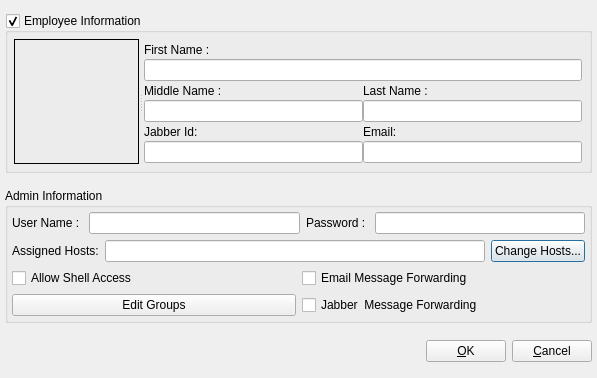
<?xml version="1.0" encoding="UTF-8"?>
<ui version="4.0">
 <class>UserDialogUI</class>
 <widget class="QDialog" name="UserDialogUI">
  <property name="geometry">
   <rect>
    <x>0</x>
    <y>0</y>
    <width>597</width>
    <height>378</height>
   </rect>
  </property>
  <property name="windowTitle">
   <string>User Info</string>
  </property>
  <layout class="QVBoxLayout">
   <property name="spacing">
    <number>7</number>
   </property>
   <property name="margin">
    <number>5</number>
   </property>
   <item>
    <widget class="QGroupBox" name="mEmployeeGroup">
     <property name="sizePolicy">
      <sizepolicy hsizetype="MinimumExpanding" vsizetype="Fixed">
       <horstretch>0</horstretch>
       <verstretch>0</verstretch>
      </sizepolicy>
     </property>
     <property name="minimumSize">
      <size>
       <width>448</width>
       <height>155</height>
      </size>
     </property>
     <property name="title">
      <string>Employee Information</string>
     </property>
     <property name="checkable">
      <bool>true</bool>
     </property>
     <layout class="QHBoxLayout">
      <property name="spacing">
       <number>0</number>
      </property>
      <property name="margin">
       <number>6</number>
      </property>
      <item>
       <widget class="QSplitter" name="splitter">
        <property name="orientation">
         <enum>Qt::Horizontal</enum>
        </property>
        <widget class="QLabel" name="mPixmapLabel">
         <property name="sizePolicy">
          <sizepolicy hsizetype="Fixed" vsizetype="Fixed">
           <horstretch>0</horstretch>
           <verstretch>0</verstretch>
          </sizepolicy>
         </property>
         <property name="minimumSize">
          <size>
           <width>125</width>
           <height>125</height>
          </size>
         </property>
         <property name="maximumSize">
          <size>
           <width>125</width>
           <height>125</height>
          </size>
         </property>
         <property name="baseSize">
          <size>
           <width>125</width>
           <height>125</height>
          </size>
         </property>
         <property name="toolTip">
          <string comment="Employee picture"/>
         </property>
         <property name="frameShape">
          <enum>QFrame::Box</enum>
         </property>
         <property name="frameShadow">
          <enum>QFrame::Plain</enum>
         </property>
         <property name="text">
          <string/>
         </property>
         <property name="alignment">
          <set>Qt::AlignCenter</set>
         </property>
        </widget>
        <widget class="QWidget" name="layoutWidget">
         <layout class="QGridLayout">
          <property name="margin">
           <number>1</number>
          </property>
          <property name="spacing">
           <number>0</number>
          </property>
          <item row="4" column="0">
           <widget class="QLabel" name="textLabel4">
            <property name="text">
             <string>Jabber Id:</string>
            </property>
           </widget>
          </item>
          <item row="5" column="0">
           <widget class="QLineEdit" name="mJid"/>
          </item>
          <item row="1" column="0" colspan="2">
           <widget class="QLineEdit" name="mFirst"/>
          </item>
          <item row="0" column="0">
           <widget class="QLabel" name="textLabel1">
            <property name="text">
             <string>First Name : </string>
            </property>
            <property name="buddy">
             <cstring></cstring>
            </property>
           </widget>
          </item>
          <item row="4" column="1">
           <widget class="QLabel" name="textLabel3">
            <property name="text">
             <string>Email:</string>
            </property>
           </widget>
          </item>
          <item row="2" column="0">
           <widget class="QLabel" name="textLabel7">
            <property name="text">
             <string>Middle Name : </string>
            </property>
           </widget>
          </item>
          <item row="2" column="1">
           <widget class="QLabel" name="textLabel2">
            <property name="text">
             <string>Last Name :</string>
            </property>
           </widget>
          </item>
          <item row="3" column="0">
           <widget class="QLineEdit" name="mMiddle"/>
          </item>
          <item row="5" column="1">
           <widget class="QLineEdit" name="mEmail"/>
          </item>
          <item row="3" column="1">
           <widget class="QLineEdit" name="mLast"/>
          </item>
         </layout>
        </widget>
       </widget>
      </item>
     </layout>
    </widget>
   </item>
   <item>
    <widget class="QGroupBox" name="mAdminGroup">
     <property name="sizePolicy">
      <sizepolicy hsizetype="MinimumExpanding" vsizetype="Fixed">
       <horstretch>0</horstretch>
       <verstretch>0</verstretch>
      </sizepolicy>
     </property>
     <property name="title">
      <string>Admin Information</string>
     </property>
     <layout class="QGridLayout">
      <property name="margin">
       <number>4</number>
      </property>
      <property name="spacing">
       <number>6</number>
      </property>
      <item row="0" column="0">
       <layout class="QHBoxLayout">
        <property name="spacing">
         <number>6</number>
        </property>
        <property name="margin">
         <number>0</number>
        </property>
        <item>
         <widget class="QLabel" name="textLabel5">
          <property name="text">
           <string>User Name : </string>
          </property>
         </widget>
        </item>
        <item>
         <widget class="QLineEdit" name="mUserName"/>
        </item>
        <item>
         <widget class="QLabel" name="textLabel6">
          <property name="text">
           <string>Password : </string>
          </property>
         </widget>
        </item>
        <item>
         <widget class="QLineEdit" name="mPassword">
          <property name="echoMode">
           <enum>QLineEdit::Password</enum>
          </property>
         </widget>
        </item>
       </layout>
      </item>
      <item row="1" column="0">
       <layout class="QHBoxLayout">
        <property name="spacing">
         <number>6</number>
        </property>
        <property name="margin">
         <number>0</number>
        </property>
        <item>
         <widget class="QLabel" name="textLabel8">
          <property name="text">
           <string>Assigned Hosts:</string>
          </property>
         </widget>
        </item>
        <item>
         <widget class="QLineEdit" name="mAssignedHostsEdit">
          <property name="readOnly">
           <bool>true</bool>
          </property>
         </widget>
        </item>
        <item>
         <widget class="QPushButton" name="mAssignedHostsButton">
          <property name="text">
           <string>Change Hosts...</string>
          </property>
         </widget>
        </item>
       </layout>
      </item>
      <item row="2" column="0">
       <layout class="QGridLayout">
        <property name="margin">
         <number>0</number>
        </property>
        <property name="spacing">
         <number>6</number>
        </property>
        <item row="0" column="0">
         <widget class="QCheckBox" name="mShellCheck">
          <property name="text">
           <string>Allow Shell Access</string>
          </property>
         </widget>
        </item>
        <item row="1" column="1">
         <widget class="QCheckBox" name="mNotifyJabberCheck">
          <property name="text">
           <string>Jabber  Message Forwarding</string>
          </property>
         </widget>
        </item>
        <item row="1" column="0">
         <widget class="QPushButton" name="mEditGroups">
          <property name="minimumSize">
           <size>
            <width>212</width>
            <height>0</height>
           </size>
          </property>
          <property name="text">
           <string>Edit Groups</string>
          </property>
         </widget>
        </item>
        <item row="0" column="1">
         <widget class="QCheckBox" name="mNotifyEmailCheck">
          <property name="text">
           <string>Email Message Forwarding</string>
          </property>
         </widget>
        </item>
       </layout>
      </item>
     </layout>
    </widget>
   </item>
   <item>
    <layout class="QHBoxLayout">
     <property name="spacing">
      <number>6</number>
     </property>
     <property name="margin">
      <number>0</number>
     </property>
     <item>
      <spacer>
       <property name="orientation">
        <enum>Qt::Horizontal</enum>
       </property>
       <property name="sizeType">
        <enum>QSizePolicy::Expanding</enum>
       </property>
       <property name="sizeHint" stdset="0">
        <size>
         <width>155</width>
         <height>26</height>
        </size>
       </property>
      </spacer>
     </item>
     <item>
      <widget class="QPushButton" name="mOKButton">
       <property name="text">
        <string>&amp;OK</string>
       </property>
      </widget>
     </item>
     <item>
      <widget class="QPushButton" name="mCancelButton">
       <property name="text">
        <string>&amp;Cancel</string>
       </property>
       <property name="shortcut">
        <string>Alt+C</string>
       </property>
      </widget>
     </item>
    </layout>
   </item>
  </layout>
 </widget>
 <layoutdefault spacing="6" margin="11"/>
 <tabstops>
  <tabstop>mFirst</tabstop>
  <tabstop>mMiddle</tabstop>
  <tabstop>mLast</tabstop>
  <tabstop>mJid</tabstop>
  <tabstop>mEmail</tabstop>
  <tabstop>mUserName</tabstop>
  <tabstop>mPassword</tabstop>
  <tabstop>mShellCheck</tabstop>
  <tabstop>mEditGroups</tabstop>
  <tabstop>mNotifyEmailCheck</tabstop>
  <tabstop>mNotifyJabberCheck</tabstop>
  <tabstop>mOKButton</tabstop>
  <tabstop>mCancelButton</tabstop>
  <tabstop>mNotifyEmailCheck</tabstop>
  <tabstop>mNotifyJabberCheck</tabstop>
 </tabstops>
 <resources/>
 <connections>
  <connection>
   <sender>mCancelButton</sender>
   <signal>clicked()</signal>
   <receiver>UserDialogUI</receiver>
   <slot>reject()</slot>
   <hints>
    <hint type="sourcelabel">
     <x>424</x>
     <y>355</y>
    </hint>
    <hint type="destinationlabel">
     <x>420</x>
     <y>353</y>
    </hint>
   </hints>
  </connection>
  <connection>
   <sender>mOKButton</sender>
   <signal>clicked()</signal>
   <receiver>UserDialogUI</receiver>
   <slot>accept()</slot>
   <hints>
    <hint type="sourcelabel">
     <x>349</x>
     <y>359</y>
    </hint>
    <hint type="destinationlabel">
     <x>345</x>
     <y>349</y>
    </hint>
   </hints>
  </connection>
 </connections>
</ui>
